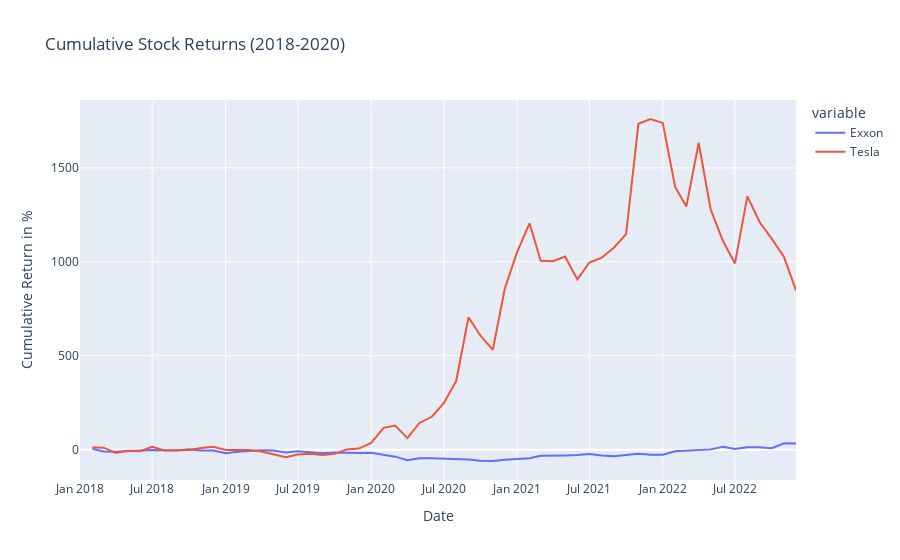

Write notebook code for a chart like this one.
### Markdown cell above
We start by calculating the cumulative return of our stocks over the past 5 years. This will give us a better perspective on the shape of the volatility of stock returns over the months leading to Dec 1st.

### Code cell
portfolio_returns = portfolio.pct_change()

portfolio_cum_returns = portfolio_returns.add(1).cumprod().sub(1)*100

fig = px.line(
  portfolio_cum_returns,
  x=portfolio_cum_returns.index,
  y=portfolio_cum_returns.columns,
  title='Cumulative Stock Returns (2018-2020)'
  )
fig.update_xaxes(title_text='Date')
fig.update_yaxes(title_text='Cumulative Return in %')
fig.show()
